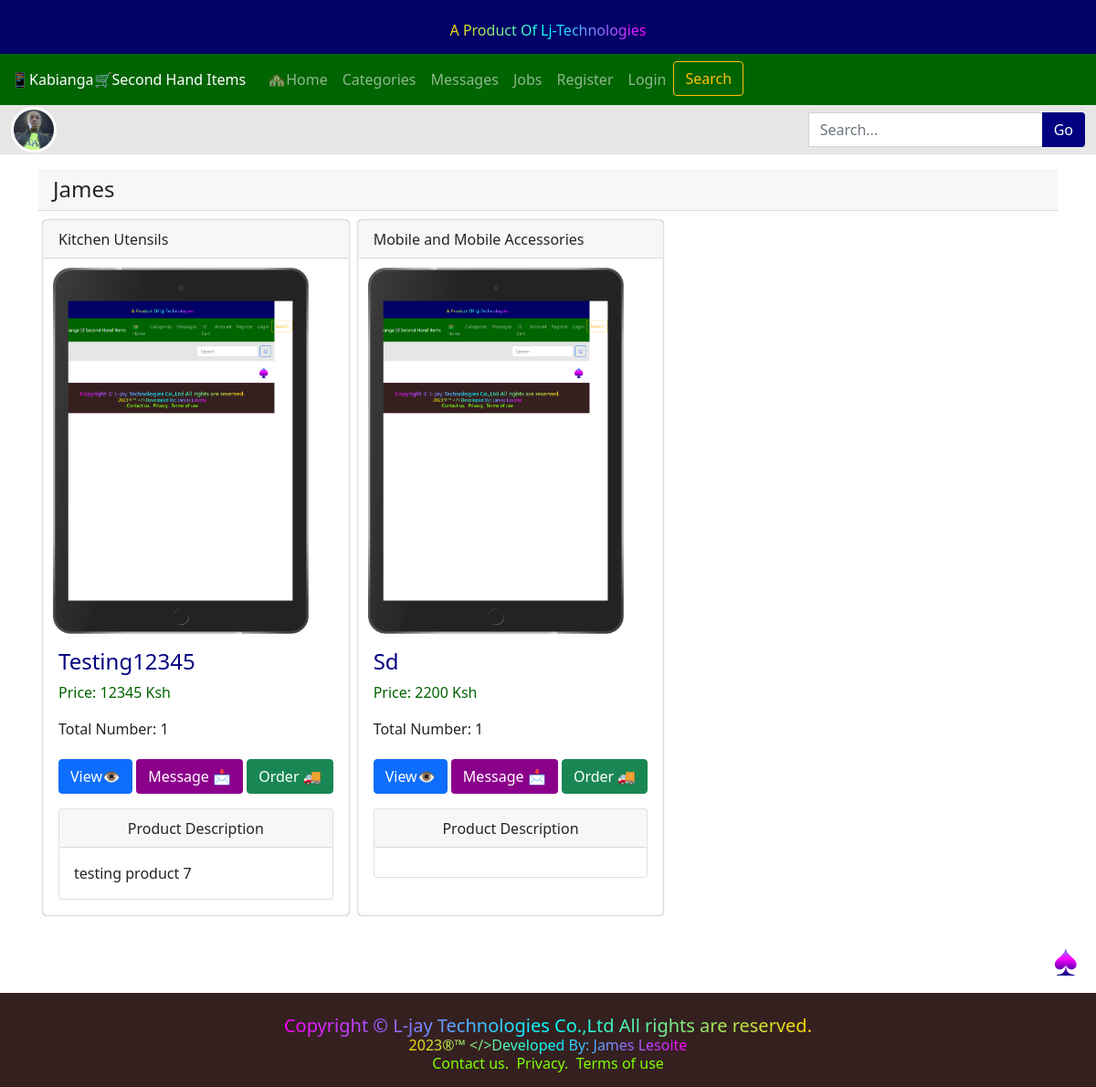
Page /user_product/1/ on the committed database.
### shop/models.py (models this page shows, shortened)
class Product(models.Model):
    ProductCategory = models.ForeignKey(Category, max_length=100,
                    null=True,blank=True,
                    related_name="category",
                    on_delete=models.CASCADE
    )
    Owner = models.ForeignKey(User, blank=False, null=True, on_delete=models.CASCADE)
    ProductName = models.CharField(max_length=100,null=True,blank=True)
    ProductImage = models.ImageField( upload_to='images/',null=True,blank=True )
    ProductPrice = models.IntegerField()
    ProductDescription = models.TextField(max_length=1000,null=True,blank=True)
    ProductQuantity = models.IntegerField(null=True,blank=True,default=1)
    ProductLocation = models.CharField(max_length=100,blank=True,null=True)
    ProductDate = models.DateTimeField(auto_now_add=True)
    ProductStatus = models.BooleanField(default=True)

class Category(models.Model):
	ProductCategory = models.CharField(max_length=100,null=True,blank=True,
	)
	def __str__(self):
		return(
			f"{self.ProductCategory}"
        )

### shop/views.py (the view)
# urls.py: path('user_product/<int:user_id>/', views.user_product, name='user_product'),
def user_product(request, user_id):
    user = get_object_or_404(User, pk=user_id)
    products = Product.objects.filter(Owner = user)
    context = {
        'user':user,
        'products':products
    }
    return render(request, 'user_products.html', context)

### shop/templates/user_products.html (shortened to what this page needs)
{% extends 'base.html' %}
{% load static %}
{% block content %}
    <div class="container">
    <h4 class="card-header">{{user.username|title}}</h4>
    <div style="display: flex;flex-direction: row;flex-wrap: wrap; ">
        {% for product in products %}
            <div class="card" style="border: 1px solid whitesmoke;margin: 10px 5px; box-shadow: 0px 0px 2px grey;">
                <div class="card-header">{{product.ProductCategory}}</div>
                {% if product.ProductImage %}
                    <img class="card-img-top" src="{{product.ProductImage.url}}" alt="{{product.ProductImage.url}}" style="margin: 10px 0px 0px 10px; max-width: 280px;">
                {% else %}
                    <img class="card-img-top" src="{%static 'icon/james.jpg' %}" alt="" style="width: 320px;">
                {% endif %}
                <div class="card-body">
                    <h4 class="card-title" style="color: navy;">{{product.ProductName|title}}</h4>
                    <p class="card-text" style="color: darkgreen;">Price: {{ product.ProductPrice }}&nbsp;Ksh</p>
                    <p class="card-text">Total Number: {{ product.ProductQuantity }}</p>
                    <a href="{% url 'show_product' product.id %}" class="btn btn-primary" style="margin-top: 5px;">
                        View👁️
                    </a>
                    <a href="#" class="btn " style="margin-top: 5px; background-color: darkmagenta;color: white;">Message 📩</a>
                    <a href="#" class="btn btn-success" style="margin-top: 5px;">Order 🚚</a>
                    <div class="card" style="max-width: 320px;">
                        <a class="btn card-header" data-bs-toggle="collapse" href="#{{product.ProductName}}">
                            Product Description
                        </a>
                        <div id="{{product.ProductName}}" class="collapse show" data-bs-parent="#accordion">
                        <div class="card-body">
                            {{ product.ProductDescription }}
                        </div>
                        </div>
                    </div>
                </div>
            </div>
        {% empty %}
            <li>No products posted Yet!</li>
        {% endfor %}
    </div>
    </div>
{% endblock %}

### rows in the picture
Product: ProductCategory "Kitchen Utensils", ProductImage (picture), ProductName "Testing12345", ProductPrice "12345", ProductQuantity "1", ProductDescription "testing product 7"
Product: ProductCategory "Mobile and Mobile Accessories", ProductImage (picture), ProductName "Sd", ProductPrice "2200", ProductQuantity "1"

### other values in the picture
{{ user.username|title }} "James"
